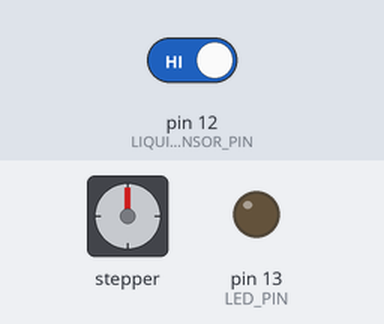
The sketch below on a simulated Arduino Uno, built with avr-gcc and run on an emulated ATmega328P. Parts: stepper motor, output pins drawn as LEDs (lit = HIGH). The test bench sets the inputs (shaded band); at power-on: pin 12 (LIQUID_SENSOR_PIN) HIGH. Stepper angles assume 100 steps per turn.

Above: at 1.2 s.
1.3 s: pin 12 (LIQUID_SENSOR_PIN) driven LOW
At 1.55 s:
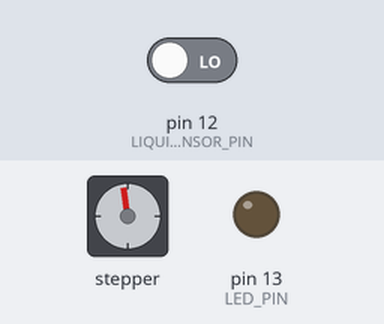
At 2.15 s:
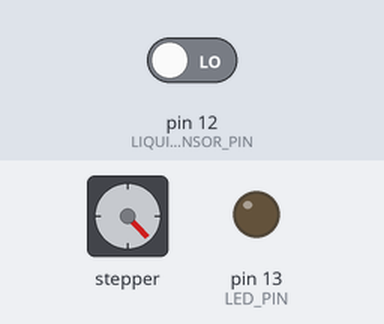
3.9 s: pin 12 (LIQUID_SENSOR_PIN) driven HIGH
At 6.8 s:
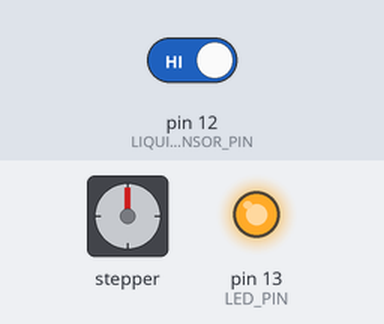
Timing chart, 0 to 8.3 s (numbered marks = the images above; inputs shaded):
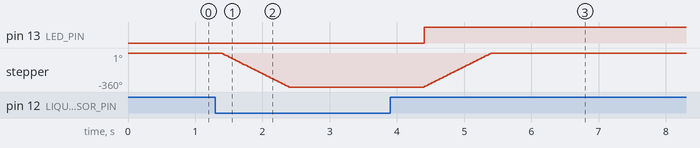

The sketch:

complete_wb_code.ino
```cpp
#include <Stepper.h>

#define STEPS 100//number of steps you want the motor to take

const int LIQUID_SENSOR_PIN = 12;
const int LED_PIN = 13;

Stepper stepper(STEPS, 4, 5, 6, 7);

void setup() {
  pinMode(LIQUID_SENSOR_PIN, INPUT);
  pinMode(LED_PIN, OUTPUT);
  digitalWrite(LED_PIN, LOW);

  // set the speed of the motor to 30 RPMs
  stepper.setSpeed(60);

}

void loop() {

  // Read sensor. If liquid touches the tip, the sensor will
  // read 0V. Turn on LED if liquid is present.

  int isDry = digitalRead(LIQUID_SENSOR_PIN);
  if ( !isDry ) {
    open();
  }
  delay(200);
}

void open() {
    digitalWrite(LED_PIN, LOW);
    Serial.println("Backward");
    stepper.step(-STEPS);
    bool dry = false;
    while(!dry){
      delay(1000);
      int isDry = digitalRead(LIQUID_SENSOR_PIN);
      if(isDry){
        dry = true;
      }
    }
    digitalWrite(LED_PIN, HIGH);
    Serial.println("Forward");
    stepper.step(STEPS);
}
```

Measured:
- after the input at 1.3 s, stepper: turns 360° counter-clockwise in 0.99 s, starting after 0.10 s
- after the input at 3.9 s, pin 13 (LED_PIN): LOW → HIGH after 0.51 s; stepper: turns 360° clockwise in 0.99 s, starting after 0.51 s
